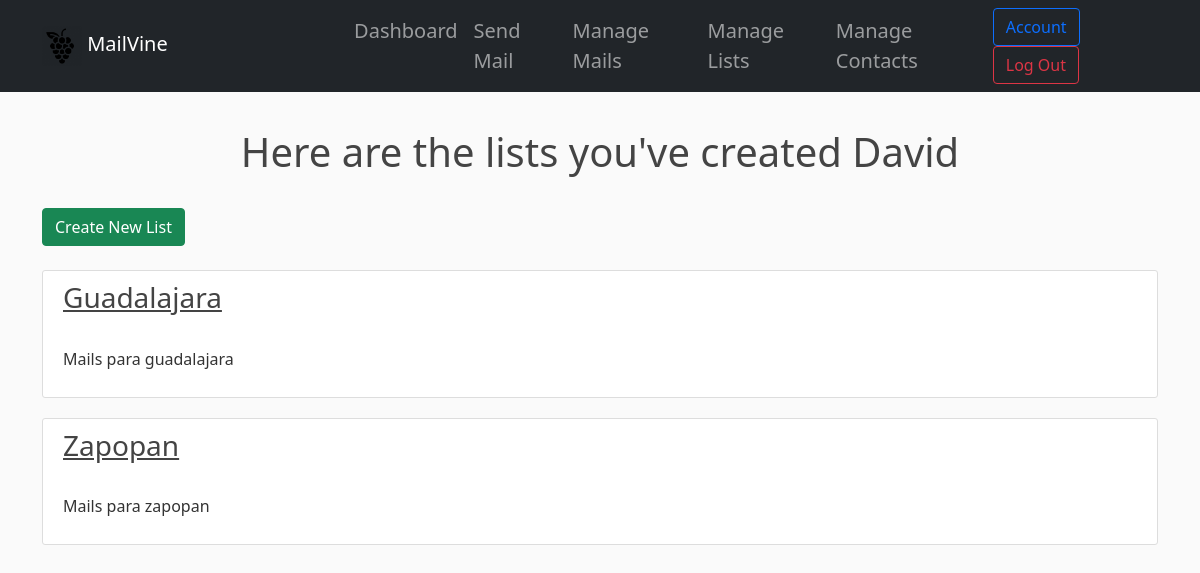
The page /manage_lists.html (signed in) on the database its author committed.
### mailvine/models.py (models this page shows, shortened)
class User(db.Model, UserMixin):  # inherit UserMixin class
    id = db.Column(db.Integer, primary_key=True)
    first_name = db.Column(db.String(255), nullable=False)
    last_name = db.Column(db.String(255), nullable=False)
    email = db.Column(db.String(120), unique=True, nullable=False)
    img_file = db.Column(db.String(20), nullable=False, default='default.jpg')
    password = db.Column(db.String(60), nullable=False)
    is_active = db.Column(db.Boolean, nullable=False, default=1)
    created_at = db.Column(db.DateTime, nullable=False, default=datetime.utcnow)
    updated_at = db.Column(db.DateTime, nullable=False, default=datetime.utcnow, onupdate=datetime.utcnow)
    lists = db.relationship('List', backref='user', lazy=True)
    mails = db.relationship('Mail', backref='user', lazy=True)

class List(db.Model):
    id = db.Column(db.Integer, primary_key=True)
    name = db.Column(db.String(60), nullable=False)
    description = db.Column(db.String(255), nullable=False)
    is_active = db.Column(db.Boolean, nullable=False, default=1)
    created_at = db.Column(db.DateTime, nullable=False, default=datetime.utcnow)
    updated_at = db.Column(db.DateTime, nullable=False, default=datetime.utcnow, onupdate=datetime.utcnow)
    user_id = db.Column(db.Integer, db.ForeignKey('user.id'), nullable=False)
    contacts = db.relationship('Contact', secondary=contacts, lazy='subquery',
                               backref=db.backref('lists', lazy=True))

### mailvine/routes.py (the view)
@app.route('/manage_lists.html')
@login_required
def manage_list():
    user = User.query.get(current_user.id)
    lists = List.query.filter(List.user == user)
    return render_template('manage_lists.html', lists=lists)

### mailvine/models.py (called while the page is built)
@login_manager.user_loader
def load_user(user_id):
    return User.query.get(int(user_id))

### mailvine/templates/manage_lists.html (shortened to what this page needs)
{% extends "dashboard_layout.html" %}
{% block body %}
<main class="container">
    <div class="pt-5 text-center">
        <h1>Here are the lists you've created {{ current_user.first_name }}</h1>
    </div>
    <br>
    <div>
        <a class="btn btn-success" href="{{ url_for('new_list') }}" role="button">Create New List</a>
    </div>
    <br>
    {% for list in lists %}
        <article class="media content-section">
            <div class="media-body">
                <h3><a href="{{ url_for('list', list_id=list.id) }}" class="article-title">{{ list.name}}</a></h3>
                <br>
                <p class="article-content">{{ list.description }}</p>
            </div>
        </article>
    {% endfor %}
</main>
{%endblock body%}

### mailvine/static/css/main.css (style rules this page uses)
body { background: #fafafa; color: #333333; margin-top: 5rem; }
h1, h2, h3, h4, h5, h6 { color: #444444; }
.content-section { background: #ffffff; padding: 10px 20px; border: 1px solid #dddddd; border-radius: 3px; margin-bottom: 20px; }
.article-title { color: #444444; }
.article-content { white-space: pre-line; }

### rows shown on the page
User: first_name "David"
List: name "Guadalajara", description "Mails para guadalajara"
List: name "Zapopan", description "Mails para zapopan"
